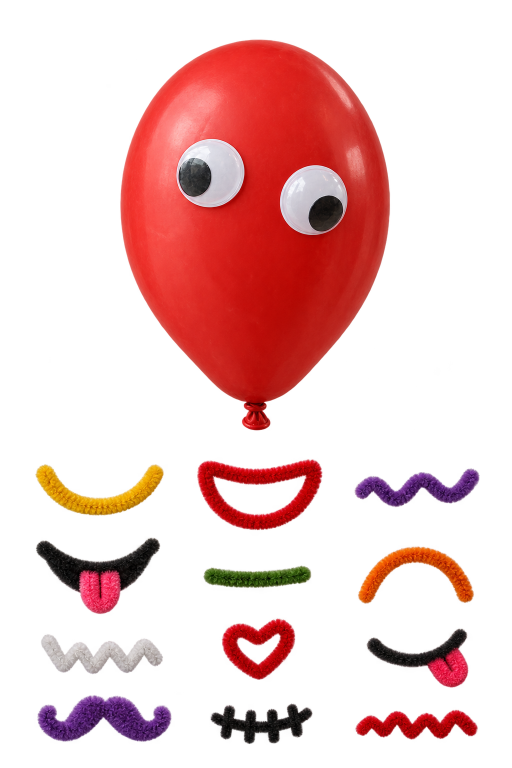
#> input picture tools/Balloon.png, 1024 x 1536 px (shown at 1/2 size)
$ python split-balloon-faces.py
#> lines starting #> are read from the running program, lines starting #| are printed output that depends on the picture; after the words box and inside, x2 and y2 are one past the last pixel; in counts of white or black regions, pixels touching at a corner belong together
#!/usr/bin/env python3
"""
Split the goofy-balloon source sheet into standalone WebP parts for the
"task done" celebration animation.

The source (`tools/Balloon.png`) is one transparent-background photo holding the
balloon-with-googly-eyes plus twelve pipe-cleaner mouths laid out in a 3x4 grid
below it. The parts never touch, so connected-component labelling on the alpha
channel recovers them exactly -- no hand-cropping, and re-running after a
re-shoot picks up the new artwork.

Mouths are photographed at the same scale as the balloon, so each one is
composited at its *natural* size relative to the balloon and centred on a single
shared anchor -- no per-mouth tuning table. The manifest therefore stores sizes
as fractions of the balloon, which keeps the layering resolution-independent.

Usage:
    python3 tools/split-balloon-faces.py                 # write assets + manifest
    python3 tools/split-balloon-faces.py --sheet out.png # also render a preview grid
    python3 tools/split-balloon-faces.py --dry-run
"""
import argparse
import json
import os

import numpy as np
from PIL import Image
from scipy import ndimage

HERE = os.path.dirname(os.path.abspath(__file__))
SOURCE = os.path.join(HERE, "Balloon.png")
OUT_DIR = os.path.join(HERE, "..", "tasker-frontend", "src", "assets", "balloon")

# Reading order, left-to-right within each row of the source grid.
MOUTH_NAMES = [
    "grin", "open-smile", "squiggle",
    "tongue-out", "flat", "frown",
    "zigzag", "heart", "smirk",
    "mustache", "stitched", "wobble",
]

# Where a mouth's bounding-box centre lands, as a fraction of the balloon crop.
ANCHOR = (0.50, 0.655)

# Below this the pixel is halo, not artwork; it only gates *detection* -- the
# original soft alpha is preserved inside each part so edges stay anti-aliased.
ALPHA_FLOOR = 40
MIN_AREA = 300


def extract_parts(img):
    rgba = np.array(img)
    labels, _ = ndimage.label(rgba[..., 3] > ALPHA_FLOOR, structure=np.ones((3, 3)))
    parts = []
    for index in range(1, labels.max() + 1):
        mask = labels == index
        if mask.sum() < MIN_AREA:
            continue
        ys, xs = np.where(mask)
        box = (ys.min(), ys.max() + 1, xs.min(), xs.max() + 1)
        crop = rgba[box[0]:box[1], box[2]:box[3]].copy()
        # Zero out any neighbouring part that shares the bounding box.
        crop[..., 3] = np.where(mask[box[0]:box[1], box[2]:box[3]], crop[..., 3], 0)
        parts.append({"y": int(box[0]), "x": int(box[2]), "img": Image.fromarray(crop)})
    return parts


def reading_order(mouths):
    """Group by row (mouths in a row overlap vertically), then sort by x."""
    rows, current = [], []
    for mouth in sorted(mouths, key=lambda m: m["y"]):
        if current and mouth["y"] > current[0]["y"] + current[0]["img"].height * 0.6:
            rows.append(current)
            current = []
        current.append(mouth)
    rows.append(current)
    # A mis-grouped row would silently rename every mouth after it, and the
    # count check downstream wouldn't notice -- so pin the grid shape.
    if [len(r) for r in rows] != [3, 3, 3, 3]:
        raise SystemExit(f"Expected a 3-per-row grid, got rows of {[len(r) for r in rows]} -- "
                         "the source layout changed; revisit reading_order() and MOUTH_NAMES.")
    return [m for row in rows for m in sorted(row, key=lambda m: m["x"])]


def render_sheet(balloon, mouths, path):
    bw, bh = balloon.size
    cols = 4
    rows = (len(mouths) + cols - 1) // cols
    sheet = Image.new("RGBA", (bw * cols, bh * rows), (255, 255, 255, 255))
    for i, (_, mouth) in enumerate(mouths):
        cell = balloon.copy()
        cell.alpha_composite(mouth, (
            int(ANCHOR[0] * bw - mouth.width / 2),
            int(ANCHOR[1] * bh - mouth.height / 2),
        ))
        sheet.alpha_composite(cell, ((i % cols) * bw, (i // cols) * bh))
    sheet.convert("RGB").save(path)


def main():
    p = argparse.ArgumentParser(description=__doc__, formatter_class=argparse.RawDescriptionHelpFormatter)
    p.add_argument("--input", default=SOURCE)
    p.add_argument("--out", default=OUT_DIR)
    p.add_argument("--quality", type=int, default=88, help="lossy WebP quality (default: 88)")
    p.add_argument("--sheet", help="also render a preview grid of every mouth on the balloon")
    p.add_argument("--dry-run", action="store_true")
    args = p.parse_args()

    parts = extract_parts(Image.open(args.input).convert("RGBA"))
#> in extract_parts, rgba is the input picture: shape (1536, 1024, 4); mean R, G, B, A 112.6, 38.9, 35.2, 68
#> in extract_parts, `labels, _ = ndimage.label(rgba[..., 3] > ALPHA_FLOOR, structure=np.one..`:
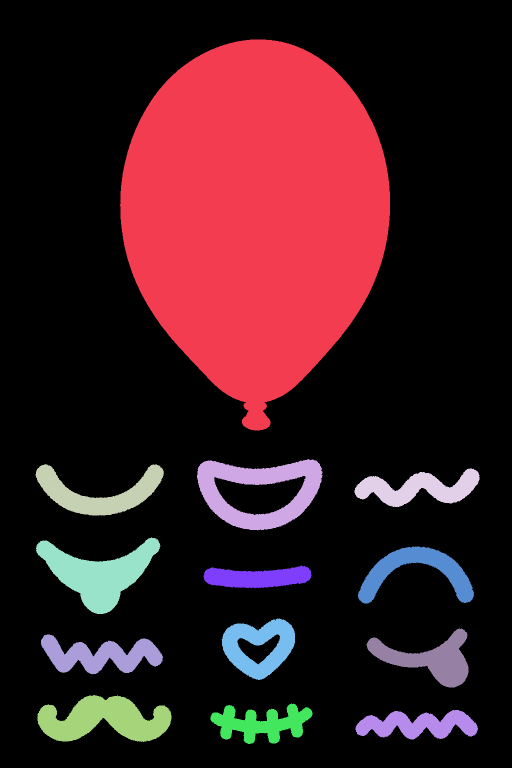
#> labels: shape (1536, 1024) int32 (shown at 1/2 size); 14 distinct labels, from 0 to 13; one colour per label, 0 black
#> the loop in extract_parts, `for index in range(1, labels.max() + 1):` made 13 passes
#> box on passes 1 to 12: (79, 861, 240, 780), (918, 1061, 394, 645), (928, 1031, 71, 328), (937, 1014, 709, 959), (1075, 1228, 72, 321), (1093, 1207, 716, 948), (1131, 1176, 407, 623), (1237, 1360, 443, 590), (1257, 1375, 733, 937), (1269, 1349, 82, 326), (1390, 1484, 75, 343), (1407, 1488, 421, 625)
#> pass 1, in extract_parts, `mask = labels == index`:
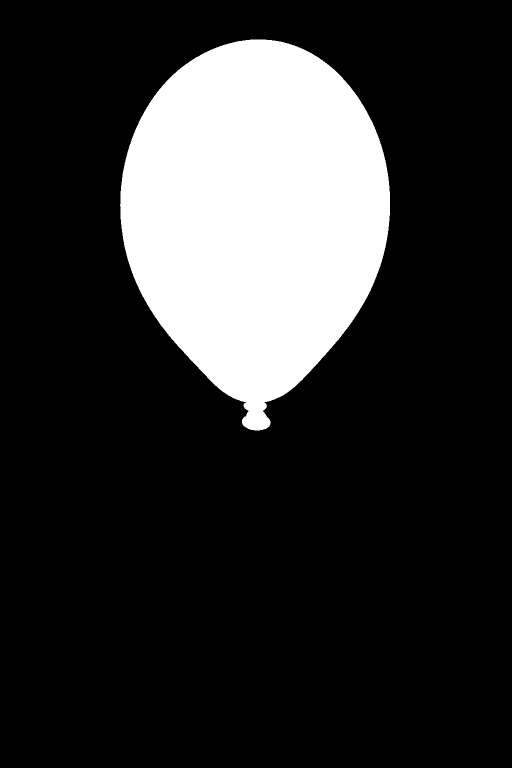
#> mask: shape (1536, 1024) bool (shown at 1/2 size); 18.9% white; 1 white region, box (x1, y1, x2, y2) and area: (240, 79, 780, 861) 296734
#> pass 1, in extract_parts, `crop = rgba[box[0]:box[1], box[2]:box[3]].copy()`:
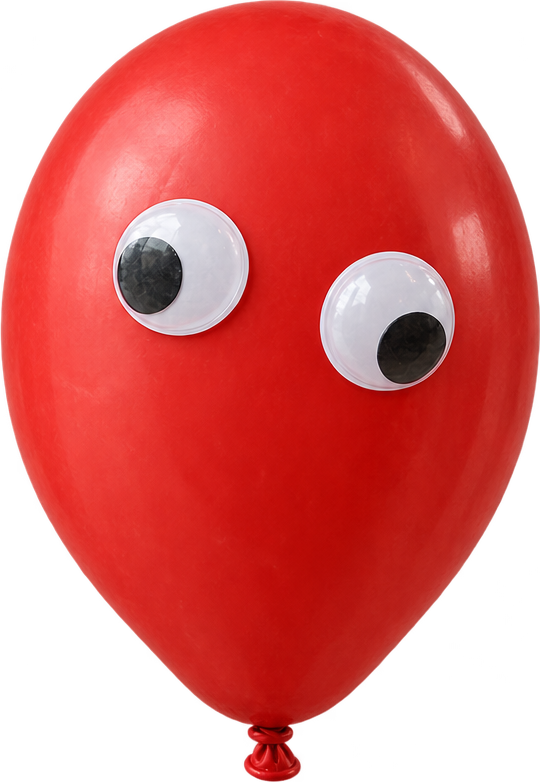
#> crop: shape (782, 540, 4); mean R, G, B, A 183.4, 50.7, 46.7, 177.2; transparent parts drawn white
#> pass 2, in extract_parts, `crop = rgba[box[0]:box[1], box[2]:box[3]].copy()`:
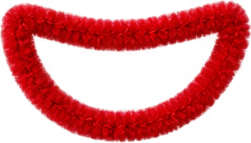
#> crop: shape (143, 251, 4); mean R, G, B, A 178.7, 12.7, 15.7, 116.9; transparent parts drawn white
#> after the loop in extract_parts, `for index in range(1, labels.max() + 1):`:
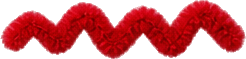
#> crop: shape (59, 246, 4); mean R, G, B, A 171, 7.5, 15.2, 138.3; transparent parts drawn white
#> after the loop in extract_parts, `for index in range(1, labels.max() + 1):`:
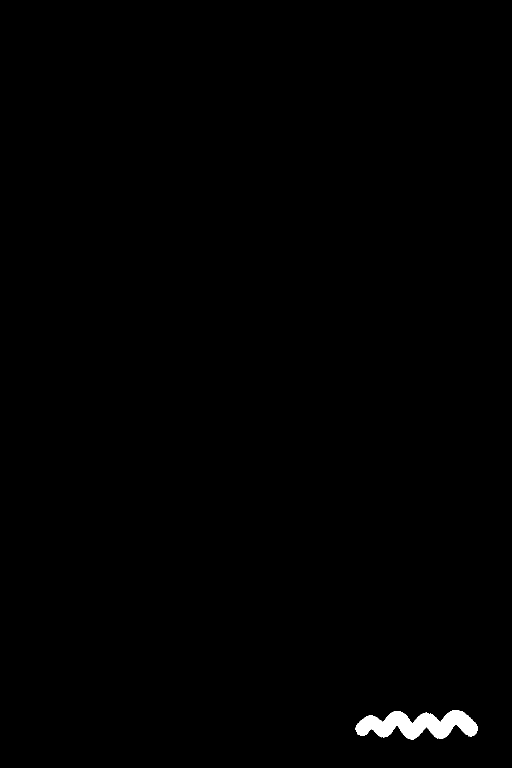
#> mask: shape (1536, 1024) bool (shown at 1/2 size); 0.55% white; 1 white region, box (x1, y1, x2, y2) and area: (710, 1420, 956, 1479) 8604
#> after the loop in extract_parts, `for index in range(1, labels.max() + 1):`: parts = 13 items
#> parts = 13 items
    parts.sort(key=lambda part: part["img"].width * part["img"].height, reverse=True)
    balloon, mouths = parts[0]["img"], reading_order(parts[1:])
#> the loop in reading_order, `for mouth in sorted(mouths, key=lambda m: m["y"]):` made 12 passes
#> after the loop in reading_order, `for mouth in sorted(mouths, key=lambda m: m["y"]):`: current = 3 items

    if len(mouths) != len(MOUTH_NAMES):
        raise SystemExit(f"Found {len(mouths)} mouths but have {len(MOUTH_NAMES)} names -- "
                         "the source layout changed; update MOUTH_NAMES.")

    named = list(zip(MOUTH_NAMES, [m["img"] for m in mouths]))
#> named = 12 items
    bw, bh = balloon.size
#> bw = 540; bh = 782
    manifest = {
        "balloon": {"file": "balloon.webp", "width": bw, "height": bh, "mouthAnchor": {"x": ANCHOR[0], "y": ANCHOR[1]}},
        "mouths": [
            {
                "id": name,
                "file": f"mouth-{name}.webp",
                # Fractions of the balloon box, so a mouth can be positioned with
                # percentages against whatever size the balloon is rendered at.
                "width": round(img.width / bw, 4),
                "height": round(img.height / bh, 4),
            }
            for name, img in named
        ],
    }

    for entry, (_, img) in zip(manifest["mouths"], named):
        print(f"{entry['id']:12s} {img.width:4d}x{img.height:<4d}  "
              f"{entry['width'] * 100:5.1f}% x {entry['height'] * 100:5.1f}% of balloon")
#> this loop made 12 passes
#| grin          257x103    47.6% x  13.2% of balloon
#| open-smile    251x143    46.5% x  18.3% of balloon
#| squiggle      250x77     46.3% x   9.8% of balloon
#| tongue-out    249x153    46.1% x  19.6% of balloon
#| flat          216x45     40.0% x   5.8% of balloon
#| frown         232x114    43.0% x  14.6% of balloon
#| zigzag        244x80     45.2% x  10.2% of balloon
#| heart         147x123    27.2% x  15.7% of balloon
#> (further printed lines are left out)
    print(f"{'balloon':12s} {bw:4d}x{bh:<4d}")
#| balloon       540x782

    if args.sheet:
        render_sheet(balloon, named, args.sheet)
        print(f"preview -> {args.sheet}")

    if args.dry_run:
        return

    os.makedirs(args.out, exist_ok=True)
    for name, img in [("balloon", balloon)] + [(f"mouth-{n}", i) for n, i in named]:
        img.save(os.path.join(args.out, f"{name}.webp"), "WEBP", quality=args.quality, method=6)
#> this loop made 13 passes
#> name on passes 1 to 12: 'balloon', 'mouth-grin', 'mouth-open-smile', 'mouth-squiggle', 'mouth-tongue-out', 'mouth-flat', 'mouth-frown', 'mouth-zigzag', 'mouth-heart', 'mouth-smirk', 'mouth-mustache', 'mouth-stitched'
#> pass 2, in main, `img.save(os.path.join(args.out, f"{name}.webp"), "WEBP", quality=args...`:
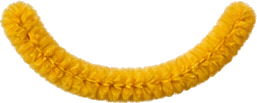
#> saved as mouth-grin.webp: PIL image 257x103 RGBA; mean R, G, B, A 193, 135.4, 12.9, 97.6; transparent parts drawn white
    with open(os.path.join(args.out, "faces.json"), "w") as f:
        json.dump(manifest, f, indent=2)
        f.write("\n")
    total = sum(os.path.getsize(os.path.join(args.out, f)) for f in os.listdir(args.out))
    print(f"wrote {len(named) + 2} files to {os.path.relpath(args.out, os.path.join(HERE, '..'))} ({total / 1024:.1f} KB)")
#| wrote 14 files to tasker-frontend/src/assets/balloon (34.7 KB)


if __name__ == "__main__":
    main()
